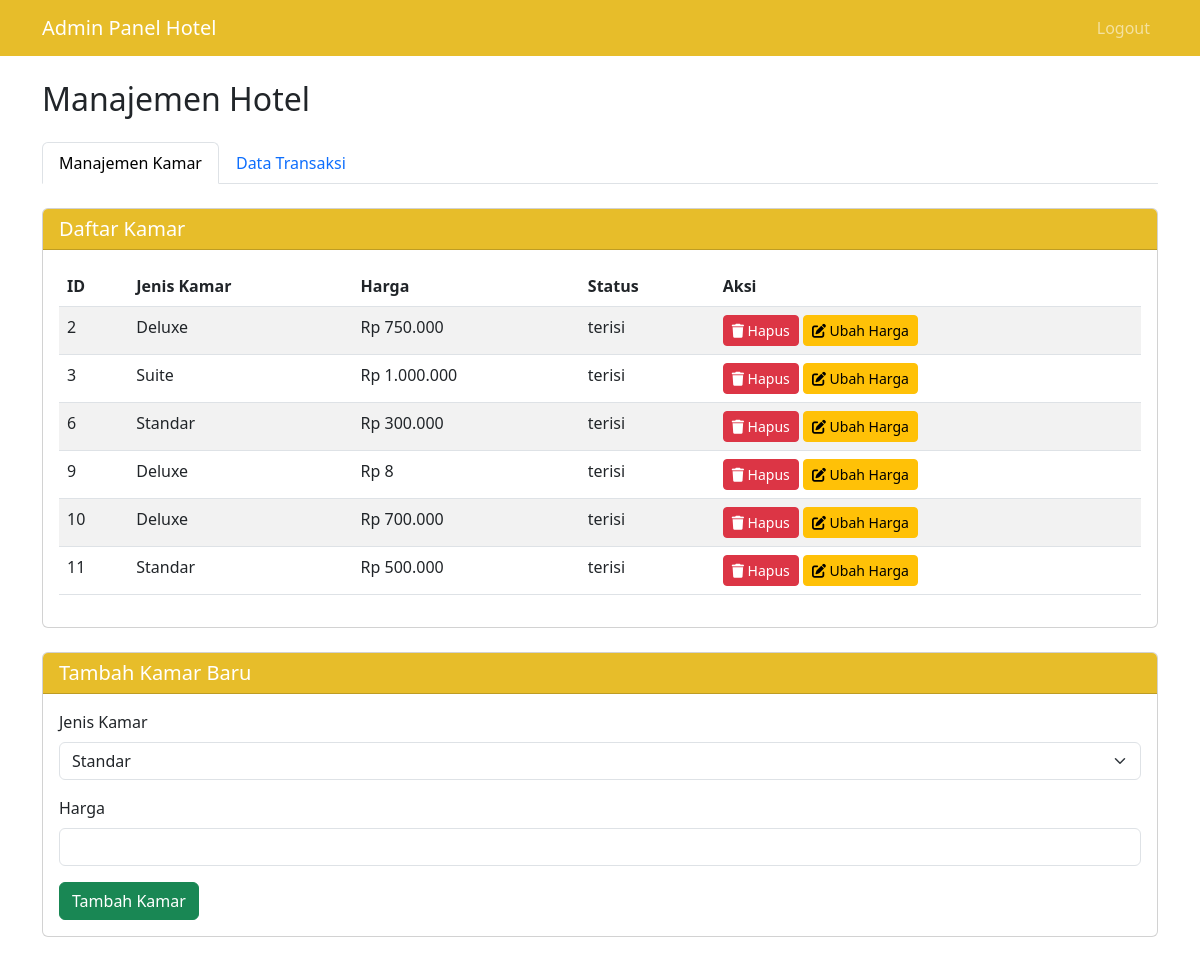
Screenshot of /admin.php (signed in) with the database file from the repository.
### tables this page shows
CREATE TABLE `kamar` (
  `id` int(11) NOT NULL,
  `jenis` enum('standar','deluxe','suite') NOT NULL,
  `harga` decimal(10,2) NOT NULL,
  `status` enum('tersedia','terisi') NOT NULL DEFAULT 'tersedia'
);

### admin.php (the view, shortened to what this page needs)
<?php
$conn = mysqli_connect("localhost", "root", "", "hotel_db");
function getKamarData($conn) {
    $query = "SELECT * FROM kamar";
    $result = mysqli_query($conn, $query);
    return mysqli_fetch_all($result, MYSQLI_ASSOC);
}
$kamar_data = getKamarData($conn);
?>
<!DOCTYPE html>
<html lang="id">
<head>
    <link href="https://cdn.jsdelivr.net/npm/bootstrap@5.3.0-alpha1/dist/css/bootstrap.min.css" rel="stylesheet">
    <link href="https://cdnjs.cloudflare.com/ajax/libs/font-awesome/6.0.0-beta3/css/all.min.css" rel="stylesheet">
</head>
<body>
    <nav class="navbar navbar-expand-lg navbar-dark bg-custom">
        <div class="container">
            <a class="navbar-brand" href="#">Admin Panel Hotel</a>
            <div class="collapse navbar-collapse" id="navbarNav">
                <ul class="navbar-nav ms-auto">
                    <li class="nav-item">
                        <a class="nav-link" href="logout.php">Logout</a>
                    </li>
                </ul>
            </div>
        </div>
    </nav>
    <div class="container mt-4">
        <h2 class="mb-4">Manajemen Hotel</h2>
        <ul class="nav nav-tabs mb-4" id="myTab" role="tablist">
            <li class="nav-item" role="presentation">
                <button class="nav-link active" id="kamar-tab" data-bs-toggle="tab" data-bs-target="#kamar" type="button" role="tab" aria-controls="kamar" aria-selected="true">Manajemen Kamar</button>
            </li>
            <li class="nav-item" role="presentation">
                <button class="nav-link" id="transaksi-tab" data-bs-toggle="tab" data-bs-target="#transaksi" type="button" role="tab" aria-controls="transaksi" aria-selected="false">Data Transaksi</button>
            </li>
        </ul>
        <div class="tab-content" id="myTabContent">
            <div class="tab-pane fade show active" id="kamar" role="tabpanel" aria-labelledby="kamar-tab">
                <div class="card mb-4">
                    <div class="card-header bg-custom text-white">
                        <h5 class="mb-0">Daftar Kamar</h5>
                    </div>
                    <div class="card-body">
                        <table class="table table-striped">
                            <thead>
                                <tr>
                                    <th>ID</th>
                                    <th>Jenis Kamar</th>
                                    <th>Harga</th>
                                    <th>Status</th>
                                    <th>Aksi</th>
                                </tr>
                            </thead>
                            <tbody>
                                <?php foreach ($kamar_data as $kamar) : ?>
                                <tr>
                                    <td><?php echo $kamar['id']; ?></td>
                                    <td><?php echo ucfirst($kamar['jenis']); ?></td>
                                    <td>Rp <?php echo number_format($kamar['harga'], 0, ',', '.'); ?></td>
                                    <td><?php echo $kamar['status']; ?></td>
                                    <td>
                                        <form method="post" action="" class="d-inline">
                                            <button type="submit" name="hapus_kamar" class="btn btn-danger btn-sm" onclick="return confirm('Apakah Anda yakin ingin menghapus kamar ini?')">
                                                <i class="fas fa-trash"></i> Hapus
                                            </button>
                                        </form>
                                        <button type="button" class="btn btn-warning btn-sm" data-bs-toggle="modal" data-bs-target="#ubahHargaModal<?php echo $kamar['id']; ?>">
                                            <i class="fas fa-edit"></i> Ubah Harga
                                        </button>
                                    </td>
                                </tr>
                                <?php endforeach; ?>
                            </tbody>
                        </table>
                    </div>
                </div>
                <div class="card mb-4">
                    <div class="card-header bg-custom text-white">
                        <h5 class="mb-0">Tambah Kamar Baru</h5>
                    </div>
                    <div class="card-body">
                        <form method="post" action="">
                            <div class="mb-3">
                                <label for="jenis" class="form-label">Jenis Kamar</label>
                                <select class="form-select" id="jenis" name="jenis" required>
                                    <option value="standar">Standar</option>
                                </select>
                            </div>
                            <div class="mb-3">
                                <label for="harga" class="form-label">Harga</label>
                                <input type="number" class="form-control" id="harga" name="harga" required min="0">
                            </div>
                            <button type="submit" name="tambah_kamar" class="btn btn-success">Tambah Kamar</button>
                        </form>
                    </div>
                </div>
            </div>
        </div>
    </div>
</body>
</html>

### admin.php (style rules this page uses)
.bg-custom { background-color: #E7BD2A; }

### rows the page displays
kamar: id "2", jenis "Deluxe", harga "750.000", status "terisi"
kamar: id "3", jenis "Suite", harga "1.000.000", status "terisi"
kamar: id "6", jenis "Standar", harga "300.000", status "terisi"
kamar: id "9", jenis "Deluxe", harga "8", status "terisi"
kamar: id "10", jenis "Deluxe", harga "700.000", status "terisi"
kamar: id "11", jenis "Standar", harga "500.000", status "terisi"
